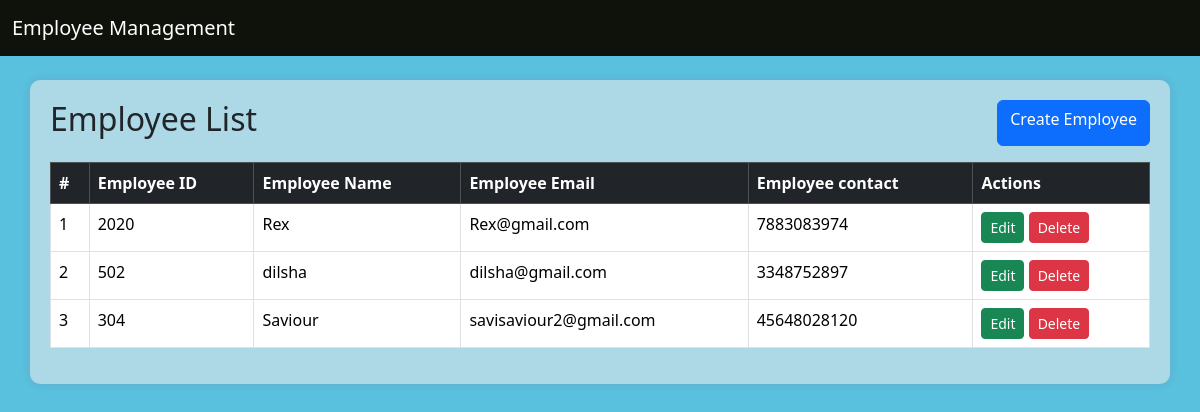
The page / on the database its author committed.
### employee/models.py (models this page shows, shortened)
class Employee(models.Model):
    employee_id = models.CharField(max_length=20)
    employee_name = models.CharField(max_length=100)
    employee_email = models.CharField(max_length=80)
    employee_contact = models.CharField(max_length=20)

### employee/views.py (the view)
# urls.py: path('',employee_list, name='list'),
def employee_list(request):
    employee = Employee.objects.all()
    return render(request, 'list.html', {'employees':employee})

### templates/list.html (shortened to what this page needs)
{% extends "base.html"%}
{%block content%}
<div class="d-flex justify-content-between mb-3">
    <h2>Employee List</h2>
    <a class="btn btn-primary" href="{%url 'create'%}">Create Employee</a>
</div>
<table class="table table-bordered">
    <thead class="table-dark">
        <tr class="pl-2">
            <th>#</th>
            <th>Employee ID</th>
            <th>Employee Name</th>
            <th>Employee Email</th>
            <th>Employee contact</th>
            <th>Actions</th>
        </tr>
    </thead>
    <tbody>
        {%if employees%}
        {%for employee in employees%}
        <tr>
            <td>{{forloop.counter}}</td>
            <td>{{employee.employee_id}}</td>
            <td>{{employee.employee_name}}</td>
            <td>{{employee.employee_email}}</td>
            <td>{{employee.employee_contact}}</td>
            <td>
                <a href="{%url 'update' employee.pk%}" class="btn btn-success btn-sm">Edit</a>
                <button class="btn btn-danger btn-sm" data-bs-toggle="modal" data-bs-target="#deleteModal" data-id="{{employee.pk}}">Delete</button>
            </td>
        </tr>
        {%endfor%}{%else%}
        <tr>
          <td colspan="6" class="text-center">No Employee found</td>
        </tr>
        {%endif%}
    </tbody>
</table>
{%endblock%}

### templates/base.html (shortened to what this page needs)
<!DOCTYPE html>
<html lang="en">
<head>
    <link href="https://cdn.jsdelivr.net/npm/bootstrap@5.3.3/dist/css/bootstrap.min.css" rel="stylesheet"/>
    <head>
  </head>
</head>
<body>
    <nav class="navbar navbar-dark navbar-expand-lg">
        <div class="container-fluid">
          <a class="navbar-brand text-white" href="{% url 'list' %}">Employee Management</a>
        </div>
    </nav>
    <div class="container mt-4">{% block content %}{% endblock %}</div>
</body>
</html>

### templates/base.html (style rules this page uses)
body { background-color:rgb(89, 192, 221); }
.navbar { background-color:rgb(14, 18, 10) !important; }
.container { background: lightblue; padding: 20px; border-radius: 10px; box-shadow: 0px 0px 10px rgba(165, 13, 59, 0.1); }

### rows shown on the page
Employee: employee_id "2020", employee_name "Rex", employee_email "Rex@gmail.com", employee_contact "7883083974"
Employee: employee_id "502", employee_name "dilsha", employee_email "dilsha@gmail.com", employee_contact "3348752897"
Employee: employee_id "304", employee_name "Saviour", employee_email "savisaviour2@gmail.com", employee_contact "45648028120"
